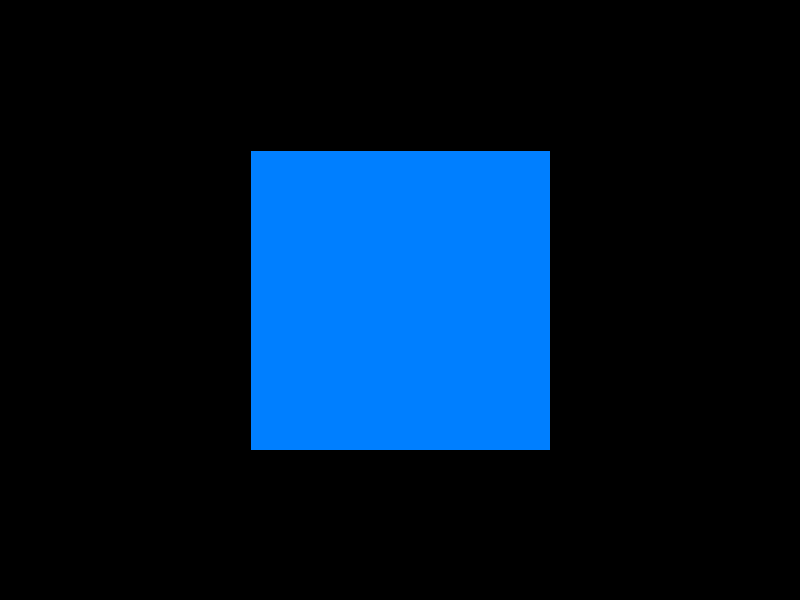
Frame 1 (no input)
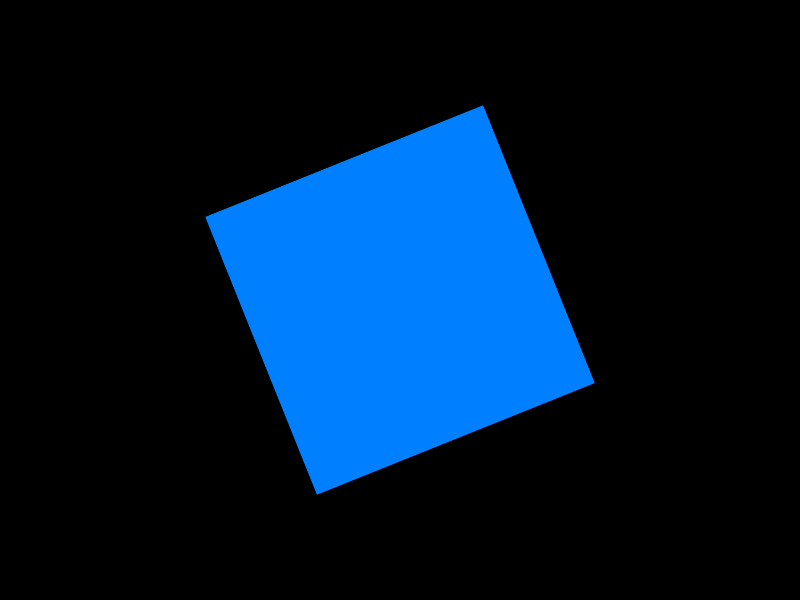
Frame 60 (the mouse pressed at the canvas centre just before this capture)
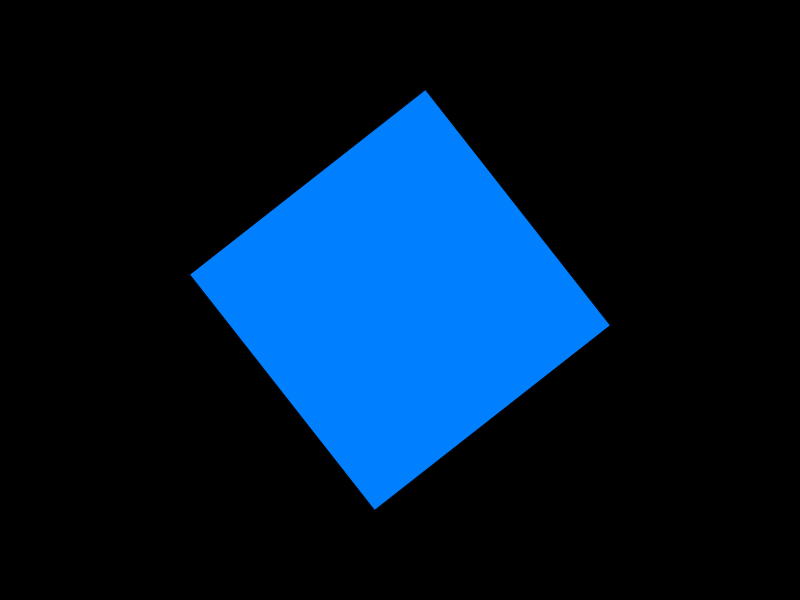
Frame 120 (the mouse held since frame 60 and released just before this capture)

The Processing sketch that drew these frames (run headless with seeded random() and noise(); from frame 60 on, the mouse is pressed at the canvas centre):

// Processing sketch: basic_animation04
// ── basic_animation04.pde
float angle=0.0;

void setup(){
  size(800,600);
  frameRate(60);
  fill(0,127,255);
  noStroke();
}

void draw(){
  background(0);
  //the origin is moved to (width/2,height/2).
  translate(width/2,height/2);
  
  rotate(angle);
  stroke(0);
  rectMode(CENTER);
  rect(0,0,300,300);
  angle+=0.1;
}
